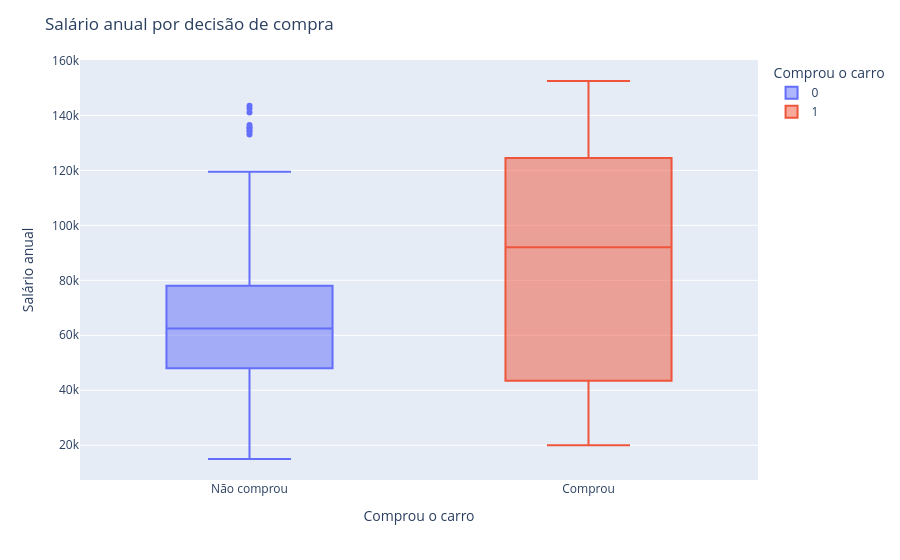

The cell this chart's notebook holds for it:
### Markdown cell above
- Annual Salary x Purchased

### Code cell
# Criando gráfico

fig = px.box(
    df,
    x="Purchased",
    y="AnnualSalary",
    color="Purchased",
    labels={"Purchased": "Comprou o carro", "AnnualSalary": "Salário anual"}
)
fig.update_xaxes(tickvals=[0, 1], ticktext=["Não comprou", "Comprou"])
fig.update_layout(title="Salário anual por decisão de compra")
fig.show()

### Figure 1 — Plotly figure (JSON) as saved in the notebook; plotly's stock layout.template omitted (floating-point values rounded to 4 significant figures; data arrays with more than 128 entries replaced by an {"elided": "..."} marker saying what was removed)
{"data": [{"alignmentgroup": "True", "hovertemplate": "Comprou o carro=%{x}<br>Salário anual=%{y}<extra></extra>", "legendgroup": "0", "marker": {"color": "#636efa"}, "name": "0", "notched": false, "offsetgroup": "0", "orientation": "v", "showlegend": true, "type": "box", "x": {"elided": "598 int values"}, "x0": " ", "xaxis": "x", "y": {"elided": "598 int values"}, "y0": " ", "yaxis": "y"}, {"alignmentgroup": "True", "hovertemplate": "Comprou o carro=%{x}<br>Salário anual=%{y}<extra></extra>", "legendgroup": "1", "marker": {"color": "#EF553B"}, "name": "1", "notched": false, "offsetgroup": "1", "orientation": "v", "showlegend": true, "type": "box", "x": {"elided": "402 int values"}, "x0": " ", "xaxis": "x", "y": {"elided": "402 int values"}, "y0": " ", "yaxis": "y"}], "layout": {"boxmode": "overlay", "legend": {"title": {"text": "Comprou o carro"}, "tracegroupgap": 0}, "margin": {"t": 60}, "title": {"text": "Salário anual por decisão de compra"}, "xaxis": {"anchor": "y", "categoryarray": [0, 1], "categoryorder": "array", "domain": [0, 1], "ticktext": ["Não comprou", "Comprou"], "tickvals": [0, 1], "title": {"text": "Comprou o carro"}}, "yaxis": {"anchor": "x", "domain": [0, 1], "title": {"text": "Salário anual"}}}}
